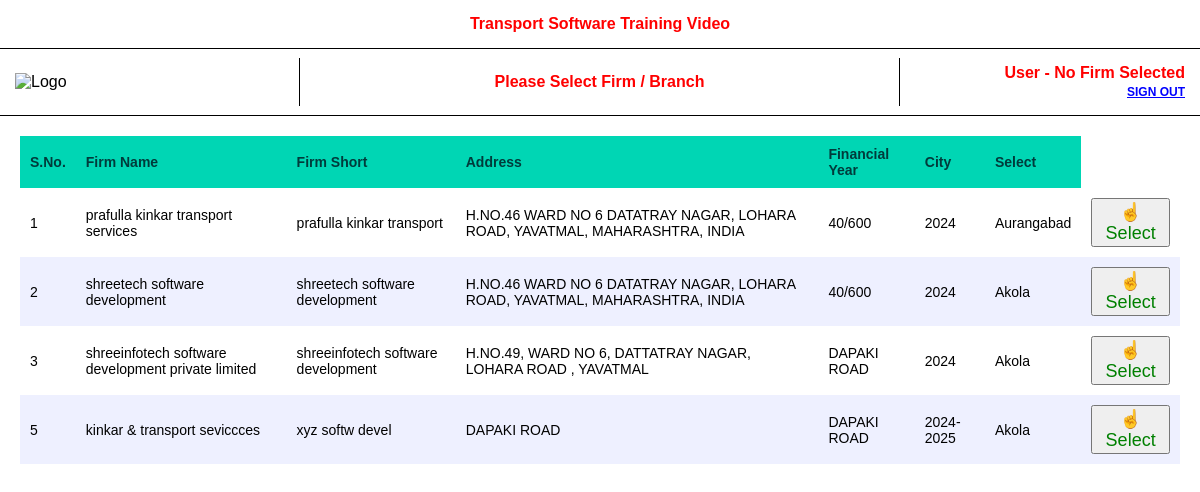
The page /uploadzip/firm_select.php (signed in) on the database its author committed.
### tables this page shows
CREATE TABLE `firms` (
  `firm_id` int(11) NOT NULL,
  `firm_name` varchar(150) DEFAULT NULL,
  `alias` varchar(50) DEFAULT NULL,
  `address1` varchar(200) DEFAULT NULL,
  `address2` varchar(200) DEFAULT NULL,
  `city` varchar(50) DEFAULT NULL,
  `state` varchar(50) DEFAULT NULL,
  `phone` varchar(20) DEFAULT NULL,
  `mobile` varchar(20) DEFAULT NULL,
  `gst_no` varchar(20) DEFAULT NULL,
  `pan_no` varchar(20) DEFAULT NULL,
  `email` varchar(100) DEFAULT NULL,
  `mailing_id` varchar(255) NOT NULL,
  `email_password` varchar(255) NOT NULL,
  `cin_number` varchar(255) NOT NULL,
  `mesme_number` varchar(255) NOT NULL,
  `start_date` varchar(255) NOT NULL,
  `end_date` varchar(255) NOT NULL,
  `cgst` varchar(255) NOT NULL,
  `sgst` varchar(255) NOT NULL,
  `igst` varchar(255) NOT NULL,
  `bank_name` varchar(255) NOT NULL,
  `account_number` varchar(255) NOT NULL,
  `branch_name` varchar(255) NOT NULL,
  `ifsc_code` varchar(255) NOT NULL,
  `jurisdiction` varchar(255) NOT NULL,
  `isfinish` varchar(255) NOT NULL,
  `financial_year` varchar(20) DEFAULT NULL,
  `created_at` timestamp NOT NULL DEFAULT current_timestamp(),
  `logo` varchar(255) DEFAULT NULL,
  `seal` varchar(255) DEFAULT NULL
);

### uploadzip/firm_select.php (the view, shortened to what this page needs)
<?php
$conn = new mysqli("localhost", "root", "", "updated_transport_project");
$sql = "SELECT firm_id, firm_name, alias, address1, address2, financial_year, city FROM firms";
$result = $conn->query($sql);
?>
<!DOCTYPE html>
<html lang="en">
<head>
</head>
<body>
<div class="top-title">Transport Software Training Video</div>
<div class="header-bar">
    <div class="header-box">
        <img src="logo.png" alt="Logo" width="60">
    </div>
    <div class="header-box center-text">
        Please Select Firm / Branch
    </div>
    <div class="header-box right-text">
        User - <span id="userName">No Firm Selected</span><br>
       <a href="logout.php" class="signout">SIGN OUT</a>
    </div>
</div>
<div class="table-container">
<table>
    <thead>
        <tr>
            <th>S.No.</th>
            <th>Firm Name</th>
            <th>Firm Short</th>
            <th>Address</th>
            <th>Financial Year</th>
            <th>City</th>
            <th>Select</th>
        </tr>
    </thead>
        <tbody>
        <?php while($firm = $result->fetch_assoc()): ?>
        <tr>
            <td><?= $firm['firm_id'] ?></td>
            <td><?= htmlspecialchars($firm['firm_name']) ?></td>
            <td><?= htmlspecialchars($firm['alias']) ?></td>
            <td><?= htmlspecialchars($firm['address1']) ?></td>
            <td><?= htmlspecialchars($firm['address2']) ?></td>
            <td><?= htmlspecialchars($firm['financial_year']) ?></td>
            <td><?= htmlspecialchars($firm['city']) ?></td>
            <td>
    <form method="post" action="set_firm.php">
        <button type="submit" class="select-btn">☝️ Select</button>
    </form>
</td>
        </tr>
        <?php endwhile; ?>
    </tbody>
</table>
</div>
</body>
</html>

### uploadzip/firm_select.php (style rules this page uses)
body { margin: 0; font-family: Arial, sans-serif; background: #fff; }
.top-title { text-align: center; color: red; font-weight: bold; padding: 15px; }
.header-bar { display: grid; grid-template-columns: 1fr 2fr 1fr; border-top: 1px solid #000; border-bottom: 1px solid #000; align-items: center; }
.header-box { padding: 15px; border-right: 1px solid #000; }
.header-box:last-child { border-right: none; }
.center-text { text-align: center; color: red; font-weight: bold; }
.right-text { text-align: right; color: red; font-weight: bold; }
.signout { font-size: 12px; color: blue; text-decoration: underline; cursor: pointer; }
.table-container { padding: 20px; }
table { width: 100%; border-collapse: collapse; }
thead { background: #00d6b4; color: #003b3b; }
th, td { padding: 10px; font-size: 14px; text-align: left; }
tbody tr:nth-child(even) { background: #eef0ff; }
.select-btn { font-size: 18px; cursor: pointer; color: green; }

### rows shown on the page
firms: firm_id "1", firm_name "prafulla kinkar transport services", alias "prafulla kinkar transport", address1 "H.NO.46 WARD NO 6 DATATRAY NAGAR, LOHARA ROAD, YAVATMAL, MAHARASHTRA, INDIA", address2 "40/600", financial_year "2024", city "Aurangabad"
firms: firm_id "2", firm_name "shreetech software development", alias "shreetech software development", address1 "H.NO.46 WARD NO 6 DATATRAY NAGAR, LOHARA ROAD, YAVATMAL, MAHARASHTRA, INDIA", address2 "40/600", financial_year "2024", city "Akola"
firms: firm_id "3", firm_name "shreeinfotech software development private limited", alias "shreeinfotech software development", address1 "H.NO.49, WARD NO 6, DATTATRAY NAGAR, LOHARA ROAD , YAVATMAL", address2 "DAPAKI ROAD", financial_year "2024", city "Akola"
firms: firm_id "5", firm_name "kinkar & transport seviccces", alias "xyz softw devel", address1 "DAPAKI ROAD", address2 "DAPAKI ROAD", financial_year "2024-2025", city "Akola"
